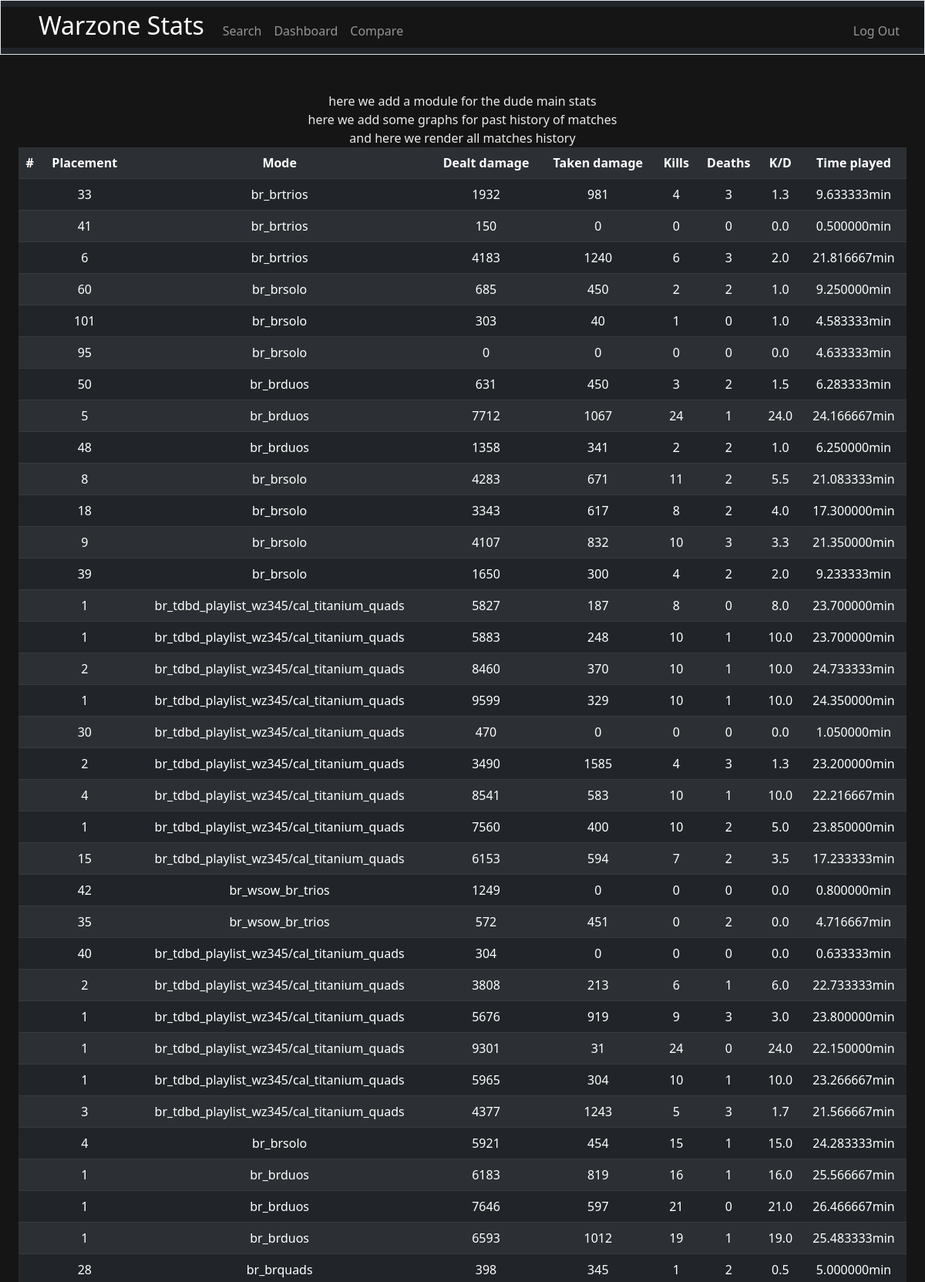
Screenshot of /matches (signed in, upper part) with the database file from the repository.
### tables this page shows
CREATE TABLE 'matches' ('entry_id' INTEGER PRIMARY KEY AUTOINCREMENT NOT NULL DEFAULT 1 , 'user_id' INTEGER, 'tag' TEXT, 'platform' TEXT, 'timestamp' DATETIME DEFAULT CURRENT_TIMESTAMP,'matchID' TEXT, 'map' TEXT, 'mode' TEXT, 'gameType' TEXT, 'utcStartSeconds' INTEGER, 'utcEndSeconds' INTEGER, 'duration' INTEGER, 'playerCount' INTEGER, 'teamCount' INTEGER, 'kills' INTEGER, 'medalXp' INTEGER, 'matchXp' INTEGER, 'scoreXp' INTEGER, 'wallBangs' INTEGER, 'score' INTEGER, 'totalXp' INTEGER, 'headshots' INTEGER, 'assists' INTEGER, 'challengeXp' INTEGER, 'scorePerMinute' INTEGER, 'distanceTraveled' INTEGER, 'teamSurvivalTime' INTEGER, 'deaths' INTEGER, 'kdRatio' INTEGER, 'bonusXp' INTEGER, 'gulagDeaths' INTEGER, 'timePlayed' INTEGER, 'executions' INTEGER, 'gulagKills' INTEGER, 'nearmisses' INTEGER, 'percentTimeMoving' INTEGER, 'longestStreak' INTEGER, 'teamPlacement' INTEGER, 'damageDone' INTEGER, 'damageTaken' INTEGER, 'team' INTEGER, 'rank' INTEGER, 'username' TEXT,'uno' TEXT, 'season' TEXT DEFAULT 'Vanguard_4');

### app.py (the view)
@app.route("/matches", methods=["GET", "POST"])
def matches():
    if request.method == "GET":
        print("/matches: GET")
        user = session["user_id"]
        platform = "acti"
        tag = "MAD%25239849741"
        matches = db_wz.execute("SELECT * FROM matches WHERE platform = :platform AND tag = :tag ORDER BY entry_id DESC", platform=platform, tag=tag)
        return render_template("matches.html", matches=matches)
    else:
        print("/matches: POST")
        return render_template("matches.html")

### app.py (called while the page is built)
@app.after_request
def after_request(response):
    response.headers["Cache-Control"] = "no-cache, no-store, must-revalidate"
    response.headers["Expires"] = 0
    response.headers["Pragma"] = "no-cache"
    return response

### templates/matches.html (shortened to what this page needs)
{% extends "layout.html" %}
{% block main %}
here we add a module for the dude main stats
<br>
here we add some graphs for past history of matches
<br>
and here we render all matches history
<table class="table table-dark table-striped">
    <tbody>
        <tr>
            <th scope="row">#</th>
            <th scope="row">Placement</th>
            <th scope="row">Mode</th>
            <th scope="row">Dealt damage</th>
            <th scope="row">Taken damage</th>
            <th scope="row">Kills</th>
            <th scope="row">Deaths</th>
            <th scope="row">K/D</th>
            <th scope="row">Time played</th>
        </tr>
        {% for match in matches %}
        <tr>
            <th scope="row">{{ match.id }}</th>
            <td>{{ match.teamPlacement }}</td>
            <td>{{ match.mode }}</td>
            <td>{{ match.damageDone }}</td>
            <td>{{ match.damageTaken }}</td>
            <td>{{ match.kills }}</td>
            <td>{{ match.deaths }}</td>
            <td>{{'%0.1f'| format(match.kdRatio|float) }}</td>
            <td>{{'%0f'| format(match.timePlayed / 60 | float) }}min</td>
        </tr>
        {% endfor %}
    </tbody>
</table>
{% endblock %}

### templates/layout.html (shortened to what this page needs)
<!DOCTYPE html>
<html lang="en">
    <head>
        <link rel="stylesheet" href="static/styles.css">
        <link href="https://cdn.jsdelivr.net/npm/bootstrap@5.2.0-beta1/dist/css/bootstrap.min.css" rel="stylesheet">
    <head>
        <link href="https://cdn.jsdelivr.net/npm/bootstrap@5.1.3/dist/css/bootstrap.min.css" rel="stylesheet">
        <link href="/static/styles.css" rel="stylesheet">
    </head>
    <body>
        <nav class="bg-dark border navbar navbar-expand-md navbar-dark">
            <div class="container-fluid">
                <a class="navbar-brand" href="/"><span>Warzone Stats</span></a>
                <div class="collapse navbar-collapse" id="navbar">
                    <ul class="navbar-nav me-auto mt-2">
                        <li class="nav-item"><a class="nav-link" href="/">Search</a></li>
                        {% if session["user_id"] %}
                            <li class="nav-item"><a class="nav-link" href="/dashboard">Dashboard</a></li>
                        {% endif %}
                        <li class="nav-item"><a class="nav-link" href="/compare">Compare</a></li>
                    </ul>
                    {% if session["user_id"] %}
                        <ul class="navbar-nav ms-auto mt-2">
                            <li class="nav-item"><a class="nav-link" href="/logout">Log Out</a></li>
                        </ul>
                    {% else %}
                        <ul class="navbar-nav ms-auto mt-2">
                            <li class="nav-item"><a class="nav-link" href="/register">Register</a></li>
                            <li class="nav-item"><a class="nav-link" href="/login">Log In</a></li>
                        </ul>
                    {% endif %}
                </div>
            </div>
        </nav>
        <main class="container-fluid py-5 text-center">
            {% block main %}{% endblock %}
        </main>
    </body>
</html>

### static/styles.css (style rules this page uses)
nav .navbar-brand { font-size: xx-large; }
nav .navbar-brand { color: #537fbe; }
.container-fluid { background-color: #151515; }
body { color: #eaeae8; }
nav .navbar-nav .nav-link { color: #eaeae8; }
body { background-color: #000000; }
.text-center { text-align: center; }
table { border-collapse: collapse; width: 100%; color: #eaeae8; align-items: center; align: center; border: 0px solid #eaeae8; cellspacing: 0px; cellpadding: 0px; width: 377px; }
nav .navbar-brand { color: #eaeae8; padding-top: 0px; padding-left: 25px; }
nav .navbar-nav .nav-item { font-size: medium; }

### rows the page displays
matches: teamPlacement "33", mode "br_brtrios", damageDone "1932", damageTaken "981", kills "4", deaths "3", kdRatio "1.3", match.timePlayed/60|float "9.633333"
matches: teamPlacement "41", mode "br_brtrios", damageDone "150", damageTaken "0", kills "0", deaths "0", kdRatio "0.0", match.timePlayed/60|float "0.500000"
matches: teamPlacement "6", mode "br_brtrios", damageDone "4183", damageTaken "1240", kills "6", deaths "3", kdRatio "2.0", match.timePlayed/60|float "21.816667"
matches: teamPlacement "60", mode "br_brsolo", damageDone "685", damageTaken "450", kills "2", deaths "2", kdRatio "1.0", match.timePlayed/60|float "9.250000"
matches: teamPlacement "101", mode "br_brsolo", damageDone "303", damageTaken "40", kills "1", deaths "0", kdRatio "1.0", match.timePlayed/60|float "4.583333"
matches: teamPlacement "95", mode "br_brsolo", damageDone "0", damageTaken "0", kills "0", deaths "0", kdRatio "0.0", match.timePlayed/60|float "4.633333"
matches: teamPlacement "50", mode "br_brduos", damageDone "631", damageTaken "450", kills "3", deaths "2", kdRatio "1.5", match.timePlayed/60|float "6.283333"
matches: teamPlacement "5", mode "br_brduos", damageDone "7712", damageTaken "1067", kills "24", deaths "1", kdRatio "24.0", match.timePlayed/60|float "24.166667"
matches: teamPlacement "48", mode "br_brduos", damageDone "1358", damageTaken "341", kills "2", deaths "2", kdRatio "1.0", match.timePlayed/60|float "6.250000"
matches: teamPlacement "8", mode "br_brsolo", damageDone "4283", damageTaken "671", kills "11", deaths "2", kdRatio "5.5", match.timePlayed/60|float "21.083333"
matches: teamPlacement "18", mode "br_brsolo", damageDone "3343", damageTaken "617", kills "8", deaths "2", kdRatio "4.0", match.timePlayed/60|float "17.300000"
matches: teamPlacement "9", mode "br_brsolo", damageDone "4107", damageTaken "832", kills "10", deaths "3", kdRatio "3.3", match.timePlayed/60|float "21.350000"
matches: teamPlacement "39", mode "br_brsolo", damageDone "1650", damageTaken "300", kills "4", deaths "2", kdRatio "2.0", match.timePlayed/60|float "9.233333"
matches: teamPlacement "1", mode "br_tdbd_playlist_wz345/cal_titanium_quads", damageDone "5827", damageTaken "187", kills "8", deaths "0", kdRatio "8.0", match.timePlayed/60|float "23.700000"
matches: teamPlacement "1", mode "br_tdbd_playlist_wz345/cal_titanium_quads", damageDone "5883", damageTaken "248", kills "10", deaths "1", kdRatio "10.0", match.timePlayed/60|float "23.700000"
matches: teamPlacement "2", mode "br_tdbd_playlist_wz345/cal_titanium_quads", damageDone "8460", damageTaken "370", kills "10", deaths "1", kdRatio "10.0", match.timePlayed/60|float "24.733333"
matches: teamPlacement "1", mode "br_tdbd_playlist_wz345/cal_titanium_quads", damageDone "9599", damageTaken "329", kills "10", deaths "1", kdRatio "10.0", match.timePlayed/60|float "24.350000"
matches: teamPlacement "30", mode "br_tdbd_playlist_wz345/cal_titanium_quads", damageDone "470", damageTaken "0", kills "0", deaths "0", kdRatio "0.0", match.timePlayed/60|float "1.050000"
matches: teamPlacement "2", mode "br_tdbd_playlist_wz345/cal_titanium_quads", damageDone "3490", damageTaken "1585", kills "4", deaths "3", kdRatio "1.3", match.timePlayed/60|float "23.200000"
matches: teamPlacement "4", mode "br_tdbd_playlist_wz345/cal_titanium_quads", damageDone "8541", damageTaken "583", kills "10", deaths "1", kdRatio "10.0", match.timePlayed/60|float "22.216667"
matches: teamPlacement "1", mode "br_tdbd_playlist_wz345/cal_titanium_quads", damageDone "7560", damageTaken "400", kills "10", deaths "2", kdRatio "5.0", match.timePlayed/60|float "23.850000"
matches: teamPlacement "15", mode "br_tdbd_playlist_wz345/cal_titanium_quads", damageDone "6153", damageTaken "594", kills "7", deaths "2", kdRatio "3.5", match.timePlayed/60|float "17.233333"
matches: teamPlacement "42", mode "br_wsow_br_trios", damageDone "1249", damageTaken "0", kills "0", deaths "0", kdRatio "0.0", match.timePlayed/60|float "0.800000"
matches: teamPlacement "35", mode "br_wsow_br_trios", damageDone "572", damageTaken "451", kills "0", deaths "2", kdRatio "0.0", match.timePlayed/60|float "4.716667"
matches: teamPlacement "40", mode "br_tdbd_playlist_wz345/cal_titanium_quads", damageDone "304", damageTaken "0", kills "0", deaths "0", kdRatio "0.0", match.timePlayed/60|float "0.633333"
matches: teamPlacement "2", mode "br_tdbd_playlist_wz345/cal_titanium_quads", damageDone "3808", damageTaken "213", kills "6", deaths "1", kdRatio "6.0", match.timePlayed/60|float "22.733333"
matches: teamPlacement "1", mode "br_tdbd_playlist_wz345/cal_titanium_quads", damageDone "5676", damageTaken "919", kills "9", deaths "3", kdRatio "3.0", match.timePlayed/60|float "23.800000"
matches: teamPlacement "1", mode "br_tdbd_playlist_wz345/cal_titanium_quads", damageDone "9301", damageTaken "31", kills "24", deaths "0", kdRatio "24.0", match.timePlayed/60|float "22.150000"
matches: teamPlacement "1", mode "br_tdbd_playlist_wz345/cal_titanium_quads", damageDone "5965", damageTaken "304", kills "10", deaths "1", kdRatio "10.0", match.timePlayed/60|float "23.266667"
matches: teamPlacement "3", mode "br_tdbd_playlist_wz345/cal_titanium_quads", damageDone "4377", damageTaken "1243", kills "5", deaths "3", kdRatio "1.7", match.timePlayed/60|float "21.566667"
matches: teamPlacement "4", mode "br_brsolo", damageDone "5921", damageTaken "454", kills "15", deaths "1", kdRatio "15.0", match.timePlayed/60|float "24.283333"
matches: teamPlacement "1", mode "br_brduos", damageDone "6183", damageTaken "819", kills "16", deaths "1", kdRatio "16.0", match.timePlayed/60|float "25.566667"
matches: teamPlacement "1", mode "br_brduos", damageDone "7646", damageTaken "597", kills "21", deaths "0", kdRatio "21.0", match.timePlayed/60|float "26.466667"
matches: teamPlacement "1", mode "br_brduos", damageDone "6593", damageTaken "1012", kills "19", deaths "1", kdRatio "19.0", match.timePlayed/60|float "25.483333"
matches: teamPlacement "28", mode "br_brquads", damageDone "398", damageTaken "345", kills "1", deaths "2", kdRatio "0.5", match.timePlayed/60|float "5.000000"
